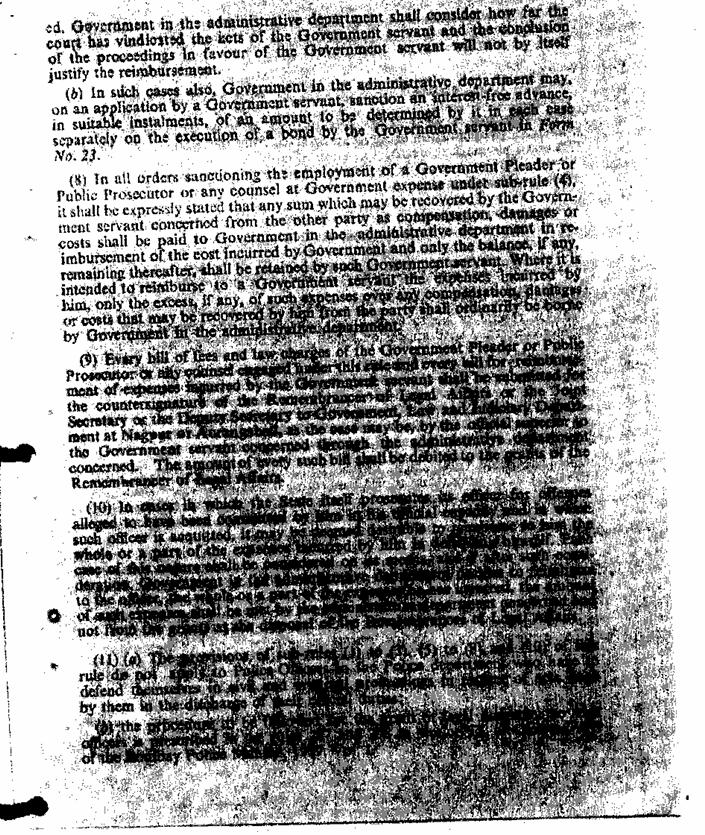
#> input picture Clean/example.png, 705 x 835 px
$ python clean.py
#> lines starting #> are read from the running program, lines starting #| are printed output that depends on the picture; after the words box and inside, x2 and y2 are one past the last pixel; in counts of white or black regions, pixels touching at a corner belong together
#pip install opencv-python pytesseract pillow

import cv2
import pytesseract

# Load image
img = cv2.imread("example.png")
#> img is the input picture: shape (835, 705, 3); min 0, max 255, mean 154.1

# 1. Convert to grayscale
gray = cv2.cvtColor(img, cv2.COLOR_BGR2GRAY)

# 2. Remove small black speckles/noise
# Opening removes small dark objects while preserving larger text
kernel = cv2.getStructuringElement(cv2.MORPH_RECT, (2, 2))
clean = cv2.morphologyEx(gray, cv2.MORPH_OPEN, kernel)
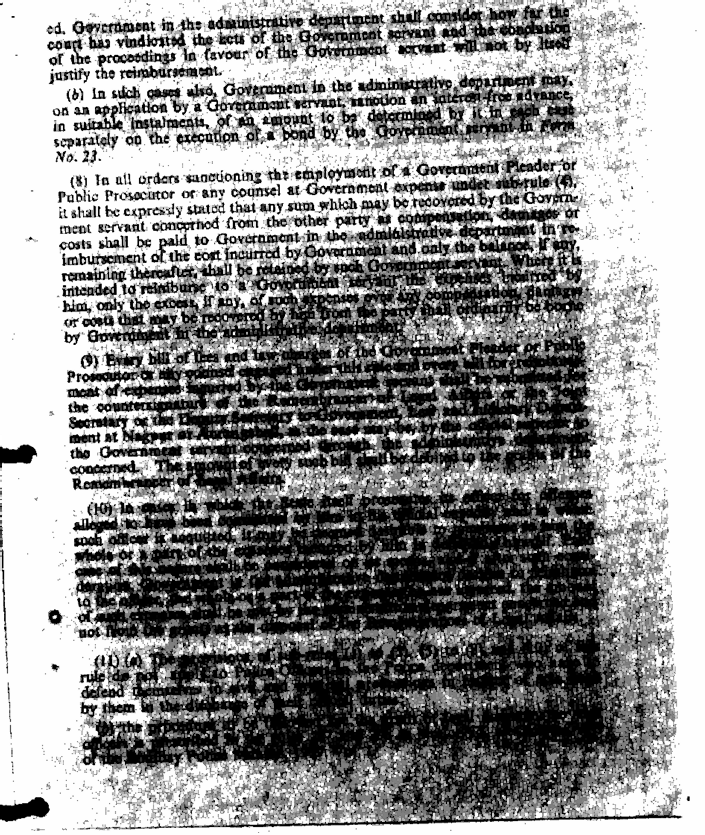
#> clean: shape (835, 705); min 0, max 255, mean 143.9

# 3. Adaptive thresholding
# Useful when the background isn't perfectly uniform
binary = cv2.adaptiveThreshold(
    clean,
    255,
    cv2.ADAPTIVE_THRESH_GAUSSIAN_C,
    cv2.THRESH_BINARY,
    31,
    10
)
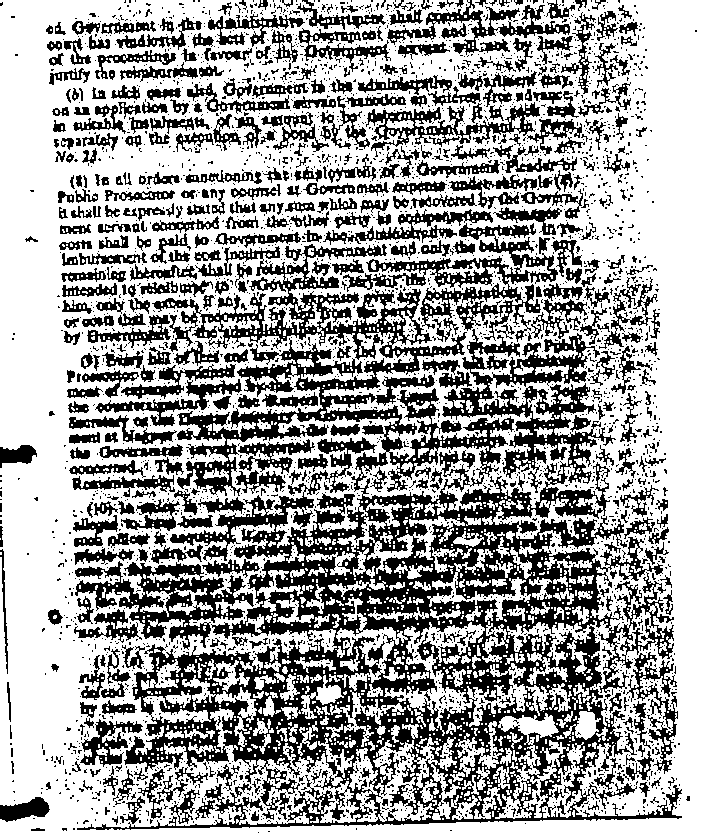
#> binary: shape (835, 705); 63.2% white; 3340 black regions (2889 under 20 px), largest, box (x1, y1, x2, y2) and area: (77, 244, 682, 830) 107818, (343, 223, 558, 342) 6414, (75, 561, 254, 650) 5728

# 4. Optional: remove tiny connected components
num_labels, labels, stats, centroids = cv2.connectedComponentsWithStats(
    255 - binary,
    connectivity=8
)
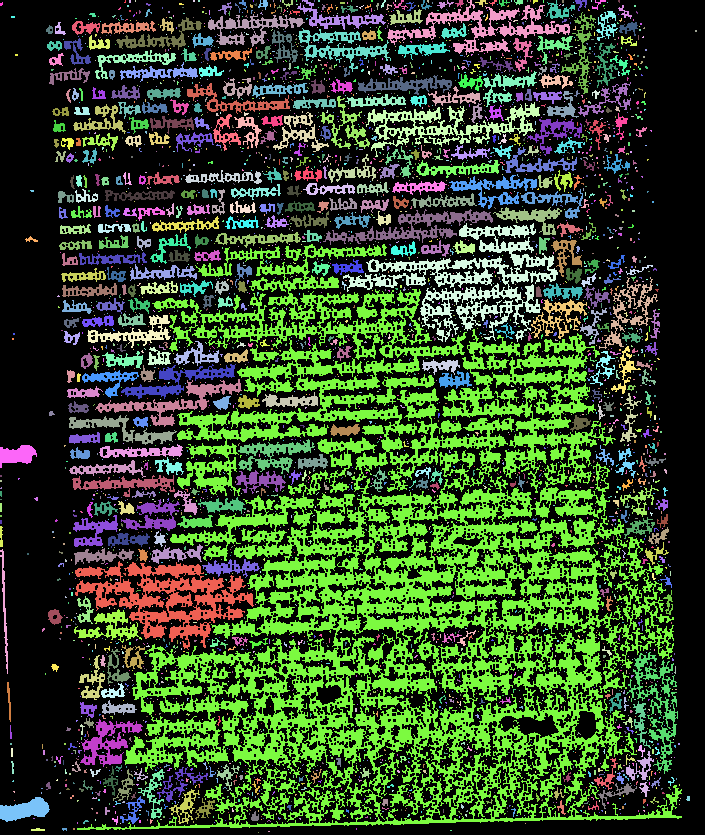
#> labels: shape (835, 705) int32; 3341 distinct labels, from 0 to 3340; one colour per label, 0 black
#> num_labels = 3341; centroids = 3341 pairs, first value 0.5 to 695.5, second value 0.5 to 832

min_area = 10
filtered = binary.copy()

for i in range(1, num_labels):
    area = stats[i, cv2.CC_STAT_AREA]

    if area < min_area:
        filtered[labels == i] = 255
#> this loop made 3340 passes
#> area on passes 6, 8, 11: 30, 52, 31
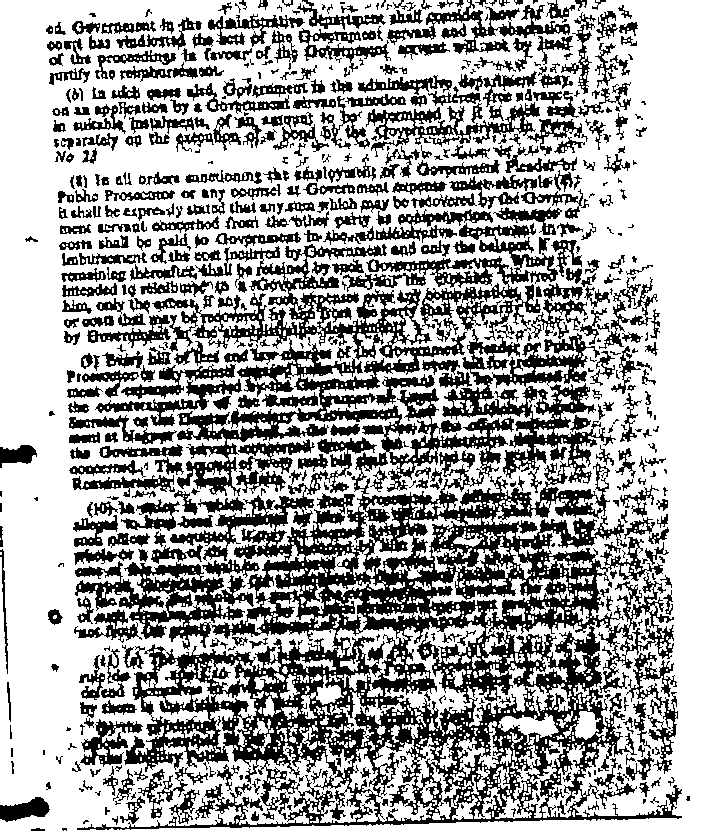
#> filtered: shape (835, 705); 64.3% white; 594 black regions (143 under 20 px), largest, box (x1, y1, x2, y2) and area: (77, 244, 682, 830) 107818, (343, 223, 558, 342) 6414, (75, 561, 254, 650) 5728

# 5. OCR
#> (the run stopped early here; a loop or call above may not have finished)
